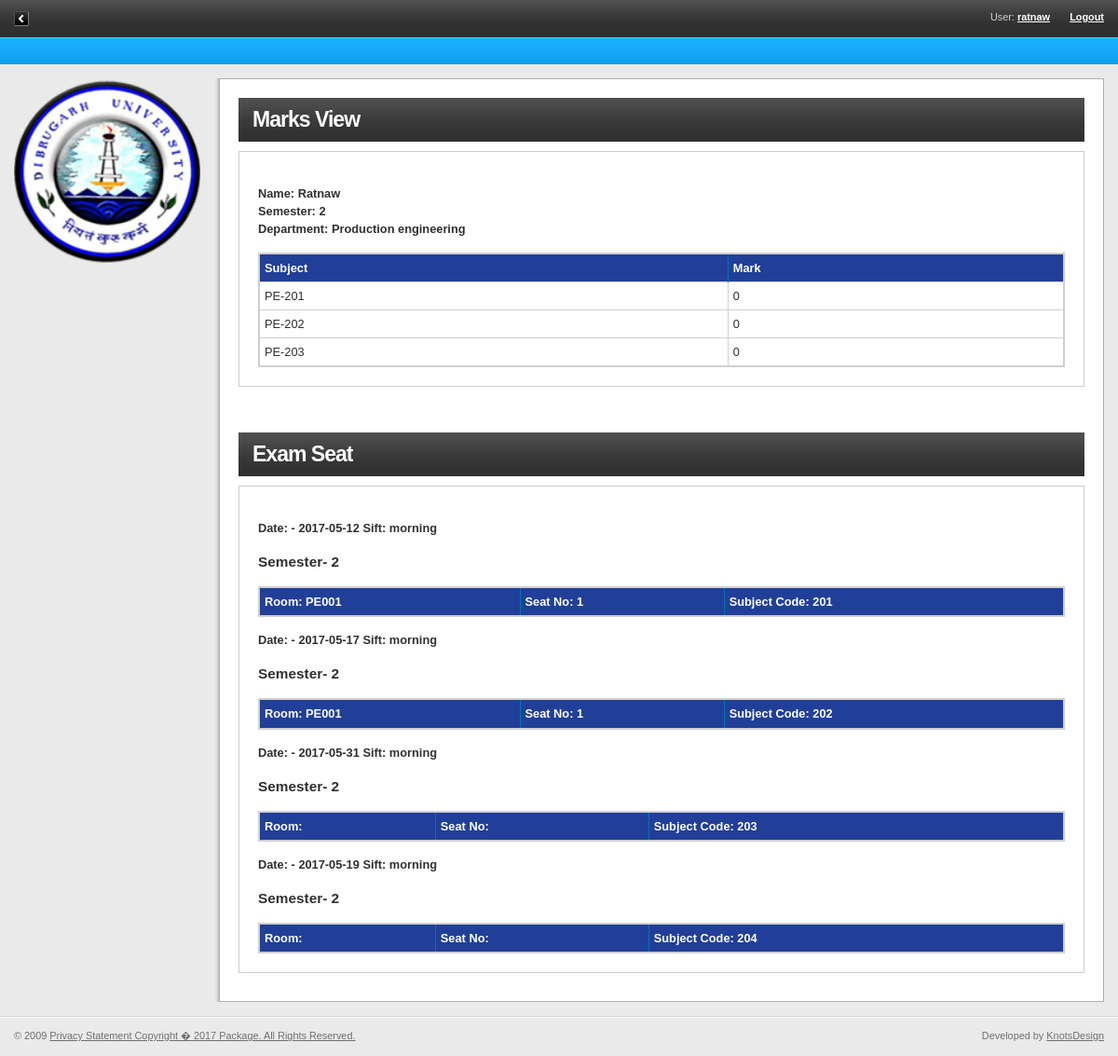
The app's page /view_marks.php (signed in) with its own data.
### tables this page shows
CREATE TABLE `student` (
  `student_id` int(11) NOT NULL,
  `name` varchar(100) NOT NULL,
  `user_name` varchar(20) NOT NULL,
  `password` varchar(20) NOT NULL,
  `department_id` int(11) NOT NULL,
  `semester` int(11) NOT NULL
);

CREATE TABLE `department` (
  `department_id` int(11) NOT NULL,
  `name` varchar(10) NOT NULL,
  `full_name` varchar(100) NOT NULL
);

CREATE TABLE `student_marks` (
  `student_id` int(11) NOT NULL,
  `subject1` float NOT NULL DEFAULT '0',
  `subject2` float NOT NULL DEFAULT '0',
  `subject3` float NOT NULL DEFAULT '0',
  `subject4` float NOT NULL DEFAULT '0'
);

CREATE TABLE `exam` (
  `exam_id` int(11) NOT NULL,
  `exam_date` date NOT NULL,
  `timing` enum('morning','evening') NOT NULL,
  `semester` int(11) NOT NULL,
  `subject_code` enum('1','2','3','4') NOT NULL
);

### view_marks.php (the view, shortened to what this page needs)
<?php ob_start();
$mark=mysql_fetch_array(mysql_query('select * from student_marks where student_id='.$_SESSION['STUDENT_ID'].' '));
$student=mysql_fetch_assoc(mysql_query('select s.student_id,s.department_id,s.name,s.semester,d.full_name from student s right outer join department d on d.department_id=s.department_id where student_id='.$_SESSION['STUDENT_ID'].' '));
$subject=mysql_query('select * from subject where semester='.$student['semester'].' and department_id='.$student['department_id'].' ');
$subject_code=array();
while($row=mysql_fetch_assoc($subject)){
	$subject_code[]=$row['subject_code'];
}
$seatQ=mysql_query("select * from exam where semester=".$student['semester']." ");
?>
<!DOCTYPE html PUBLIC "-//W3C//DTD XHTML 1.0 Strict//EN" "http://www.w3.org/TR/xhtml1/DTD/xhtml1-strict.dtd">
<html xmlns="http://www.w3.org/1999/xhtml" xml:lang="en" lang="en">
<head>
    <?php include('comman.php');?>
</head>
<body>
<?php include('header.php');?>
	<div id="cols" class="box">
        <?php include('left.php'); ?>
		<div id="content" class="box">
			<h1>Marks View </h1>
			     <fieldset style="padding:20px;">
               <div class="divshow">
                <h5><?php echo 'Name: '.$student['name'].'<br>Semester: '.$student['semester'].'<br>Department: '.$student['full_name'];?></h5>
			<table align="center" style="padding:1px;" width="100%"><tr><th>Subject</th><th>Mark</th></tr>
			<tr><td><?php echo $subject_code[0];?></td><td><?php echo $mark[1];?></td></tr>
			<tr><td><?php echo $subject_code[1];?></td><td><?php echo $mark[2];?></td></tr>
			<tr><td><?php echo $subject_code[2];?></td><td><?php echo $mark[3];?></td></tr>
 			</table>
            </div>
			</fieldset>
			<br><br>
			<h1>Exam Seat </h1>
			 <fieldset style="padding:20px;">
		   <div class="divshow">
			<?php while($seat=mysql_fetch_assoc($seatQ)){
			$exam_seat=mysql_fetch_assoc(mysql_query("select r.name,es.seat_no from exam_seat es right outer join room r on r.room_id=es.room_id where exam_id=".$seat['exam_id']." and student_id=".$student['student_id']." ") );
			 ?>
			<h5>Date: - <?php echo $seat['exam_date'].' Sift: '.$seat['timing'];?></h5>
			<h4>Semester- <?php echo $seat['semester'];?></h4>
			<table align="center" style="padding:1px;" width="100%"><tr><th>Room: <?php echo $exam_seat['name'];?></th><th>Seat No: <?php echo $exam_seat['seat_no'];?></th><th>Subject Code: <?php echo $seat['semester'].'0'.$seat['subject_code'];?></th></tr>
 			</table>
			<?php }?>
            </div>
			</fieldset>
		</div>
	</div>
	<?php include('footer.php'); ?>
</div>
</body>
</html>

### comman.php (shortened to what this page needs)
<link rel="stylesheet" media="screen,projection" type="text/css" href="css/reset.css" />
<link rel="stylesheet" media="screen,projection" type="text/css" href="css/main.css" />
<link rel="stylesheet" media="screen,projection" type="text/css" href="css/2col.css" title="2col" />
<link rel="alternate stylesheet" media="screen,projection" type="text/css" href="css/1col.css" title="1col" />
<link rel="stylesheet" media="screen,projection" type="text/css" href="css/style.css" />
<link rel="stylesheet" media="screen,projection" type="text/css" href="css/mystyle.css" />
<link rel="stylesheet" type="text/css" href="fancybox/jquery.fancybox-1.3.4.css" media="screen" />

### header.php (shortened to what this page needs)
<div id="main">
	<div id="tray" class="box">
		<p class="f-left box">
			<span class="f-left" id="switcher">
				<a href="#" rel="1col" class="styleswitch ico-col1" title="Display one column"><img src="design/switcher-1col.gif" alt="1 Column" /></a>
			</span>
		</p>
		<p class="f-right">User: <strong><a href="admin.php"><?php echo $_SESSION['Admin_Name']; ?></a></strong> &nbsp;&nbsp;&nbsp;&nbsp;&nbsp; <strong><a href="logout.php" id="logout.php">Logout</a></strong></p>
	</div>
	<div id="menu" class="box" style="background-color: #213F99 !important;">
		<ul class="box">
				</ul>
	</div>

### left.php (shortened to what this page needs)
<div id="aside" class="box">
	<div class="padding box">
	<p id="logo"><a href="dashboard.php"><img style="border:0px solid red;" src="../images/logo.png" alt="Our logo" title="Visit Site" /></a></p>
	</div>
	<ul class="box">
	</ul>
</div>

### footer.php
<div id="footer" class="box">
		<p class="f-left">&copy; 2009 <a href="#">Privacy Statement Copyright � 2017 Package. All Rights Reserved.</a></p>
		<p class="f-right">Developed by <a href="http://www.knotsdesign.com/" target="_blank">KnotsDesign</a></p>
	</div>

### css/main.css (style rules this page uses)
body { font:0.8em/1.5 "arial", sans-serif; }
h1, h2, h3, h4, h5, h6, address, blockquote, dl, fieldset, ol, p, table, ul { margin:15px 0; }
#content h1 { font-size:180%; }
#content h4 { font-size:120%; }
#content h5, h6 { font-size:100%; }
#content table { margin:0; border-collapse:collapse; }
#content table th, #content table td { padding:5px 5px; }
#content table th { text-align:left; vertical-align:middle; font-weight:bold; }
#content fieldset { position:relative; margin:10px 0; padding:10px; }
#main { min-width:980px; width:expression(document.body.clientWidth < 980? "980px" : "auto" ); }
#tray { padding:12px 15px; background:url("../design/tray.gif") 0 0 repeat-x; font:85%/1.2 "tahoma",sans-serif; }
#tray p { margin:0; }
#tray p.f-left { width:50%; }
#tray #switcher { margin-right:15px; }
#tray #switcher img { display:block; float:left; width:16px; height:16px; border:0; }
#menu { padding:15px 15px 13px 15px; background:url("../design/menu.gif") 0 0 repeat-x; }
#menu ul { margin:0; padding:0; list-style-type:none; }
#content { padding:20px; overflow:hidden; }
#footer { clear:both; padding:15px; background:url("../design/separator.gif") 0 0 repeat-x; font:85%/1.2 "tahoma",sans-serif; }
#footer p { margin:0; }
#aside .padding { padding-left:15px; }
#aside #logo { margin:0 0 15px 0; }
#aside #logo img { display:block; width:200px; }
#aside ul { width:215px; margin:0 0 15px 0; list-style:none; }
#content h1 { margin:0; padding:10px 15px; background:url("../design/content-h1.gif") 0 0 repeat-x; letter-spacing:-1px; }

### css/2col.css (style rules this page uses)
#cols { position:relative; margin:15px 0; padding-right:15px; background:url("../design/content.gif") 230px 0 repeat-y; }
#aside { float:left; width:215px; margin-right:0; }
#content { margin-left:232px; overflow:visible; }
html>body #aside { margin-right:20px; }
html>body #content { margin-left:0; overflow:hidden; }

### css/style.css (style rules this page uses)
body { background-color:#eaeaea; color:#303030; }
a { color:#213F99; }
#content table { border:2px solid #cfcfcf; }
#content table th { border-right:1px solid #0074B3; background-color:#213F99; color:#fff; }
#content table td { border:1px solid #cfcfcf; }
#content fieldset { border:1px solid #ccc; }
#tray { background-color:#303030; color:#cfcfcf; }
#tray a, #tray strong { color:#fff; }
#menu { background-color:#213F99; }
#content { border:1px solid #afafaf; background:#fff; }
#footer { color:#707070; }
#footer a { color:#707070; }
#aside #logo img { border:1px solid #bfbfbf; }
#content h1 { background-color:#303030; color:#fff; }
body { font-family: arial; }

### css/mystyle.css (style rules this page uses)
h1 { font:14px Tahoma, Arial, Helvetica, sans-serif; font-weight:bold; color:#ffffff; padding-bottom:5px; }

### css/1col.css (style rules this page uses)
#cols { margin:15px; background:none; }
#aside, #tray .ico-col1 { display:none; }

### comman.php (style rules this page uses)
#content { min-height:600px; }

### records on screen
student: name "Ratnaw", semester "2", department.full_name "Production engineering"
student_marks: subject1 "0", subject2 "0", subject3 "0"
exam: exam_date "2017-05-12", timing "morning", semester "2", name "PE001", seat_no "1", subject_code "1"
exam: exam_date "2017-05-17", timing "morning", semester "2", name "PE001", seat_no "1", subject_code "2"
exam: exam_date "2017-05-31", timing "morning", semester "2", subject_code "3"
exam: exam_date "2017-05-19", timing "morning", semester "2", subject_code "4"

### other values on screen
$_SESSION['Admin_Name'] "ratnaw"
$subject_code[0] "PE-201"
$subject_code[1] "PE-202"
$subject_code[2] "PE-203"
